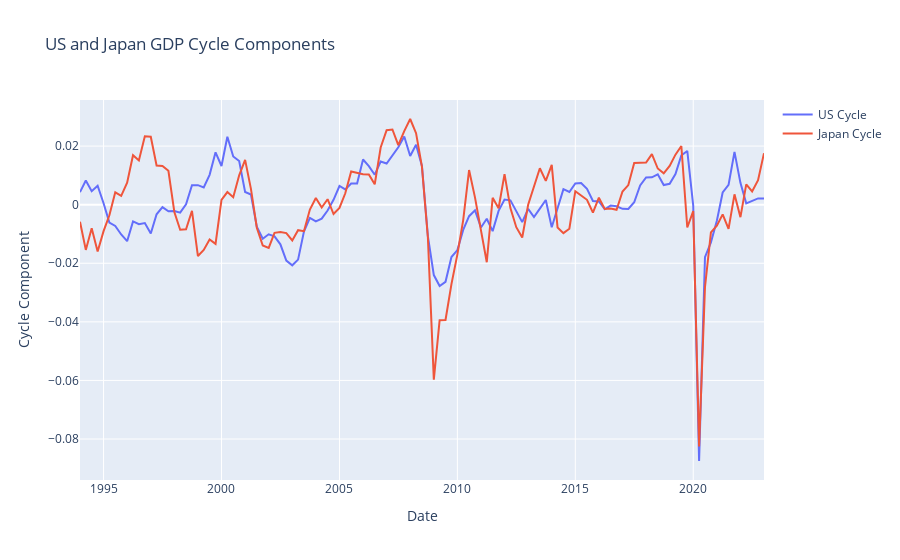

The notebook cell saved with this chart:
### Code cell
# Create an interactive plot using Plotly
fig3 = go.Figure()

# Add traces for the cyclical components
fig3.add_trace(go.Scatter(x=cycle_us.index, y=cycle_us.values.flatten(), mode='lines', name='US Cycle'))
fig3.add_trace(go.Scatter(x=cycle_jp.index, y=cycle_jp.values.flatten(), mode='lines', name='Japan Cycle'))

# Update the layout
fig3.update_layout(title='US and Japan GDP Cycle Components',xaxis_title='Date',yaxis_title='Cycle Component',hovermode='x unified')

# Display the plot
fig3.show()

# Analyze the cycle components
cycle_us_mean = cycle_us.mean()
cycle_us_std = cycle_us.std()
print("US Cycle Mean:", cycle_us_mean)
print("US Cycle Standard Deviation:", cycle_us_std)

cycle_jp_mean = cycle_jp.mean()
cycle_jp_std = cycle_jp.std()
print("\nJapan Cycle Mean:", cycle_jp_mean)
print("Japan Cycle Standard Deviation:", cycle_jp_std)

corr_coef = cycle_us.corr(cycle_jp)
print(f"\nCorrelation coefficient between US and Japan cycle components: {corr_coef}")
